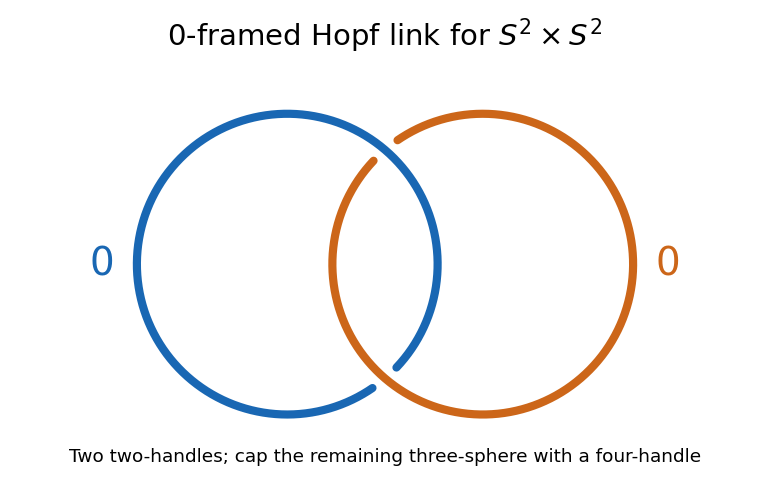

Write the Python code that produced this figure.
"""Zero-framed Hopf-link diagram; output basename in caller CWD.

Tested with Python 3.14.4, NumPy 2.3.5 and Matplotlib 3.10.7.
MPLCONFIGDIR, when supplied by the caller, is left unchanged.
"""
from pathlib import Path
import matplotlib
matplotlib.use('Agg')
import matplotlib.pyplot as plt
import numpy as np

def main():
    separation = 0.65
    theta = np.arccos(separation)
    gap = 0.105
    fig, ax = plt.subplots(figsize=(5.5, 3.6), dpi=140, facecolor='white')
    ax.set_facecolor('white')
    # Blue is under at the lower crossing; orange is under at the upper.
    for center, color, under_angle in [(-separation, '#1967b3', 2*np.pi-theta),
                                       (separation, '#cc6619', np.pi-theta)]:
        start = under_angle + gap
        stop = under_angle + 2*np.pi - gap
        angles = np.linspace(start, stop, 900)
        ax.plot(center+np.cos(angles), np.sin(angles), color=color,
                linewidth=4.2, solid_capstyle='round')
    ax.text(-1.88, 0, '0', ha='center', va='center', fontsize=20, color='#1967b3')
    ax.text(1.88, 0, '0', ha='center', va='center', fontsize=20, color='#cc6619')
    ax.set_title(r'$0$-framed Hopf link for $S^2\times S^2$', fontsize=15, pad=18)
    ax.text(0, -1.28, 'Two two-handles; cap the remaining three-sphere with a four-handle',
            ha='center', va='center', fontsize=9.5)
    ax.set_xlim(-2.12, 2.12)
    ax.set_ylim(-1.44, 1.22)
    ax.set_aspect('equal')
    ax.axis('off')
    fig.tight_layout(pad=1.2)
    fig.savefig(Path('paper-27-hopf.png'), facecolor='white', transparent=False)
    plt.close(fig)

if __name__ == '__main__':
    main()
